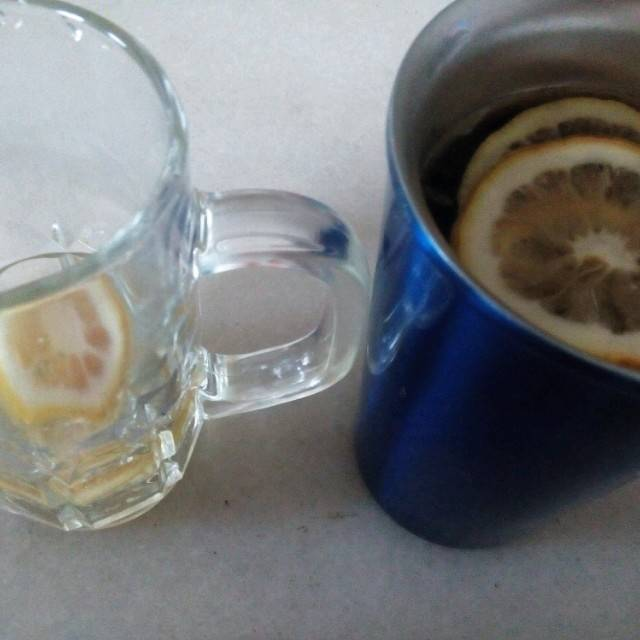
#> input picture 微信图片_20210510212749.jpg, 640 x 640 px
$ python test.py
#> lines starting #> are read from the running program, lines starting #| are printed output that depends on the picture
# import pyqtgraph.examples
# pyqtgraph.examples.run()

from PIL import Image
import numpy as np
import matplotlib.pyplot as plt

img_man = np.array(Image.open('微信图片_20210510212749.jpg').convert("L")) #直接读为灰度图像
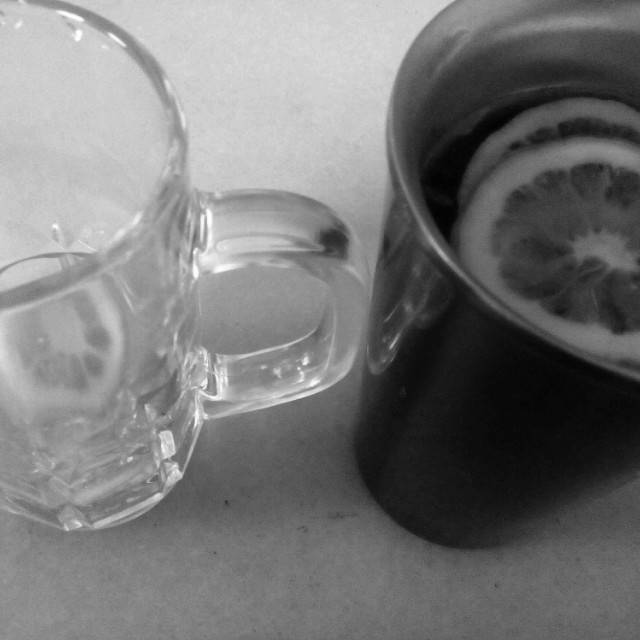
#> img_man: shape (640, 640); min 0, max 255, mean 118.6
# [21 lines of commented-out code are left out]
plt.subplot(121),plt.imshow(img_man,'gray'),plt.title('origial')
plt.xticks([]),plt.yticks([])
#--------------------------------
rows,cols = img_man.shape
#> rows = 640; cols = 640
mask = np.zeros(img_man.shape,np.uint8)
mask[rows//2-20:rows//2+20,cols//2-20:cols//2+20] = 1
#--------------------------------
f1 = np.fft.fft2(img_man)
f1shift = np.fft.fftshift(f1)
f1shift = f1shift*mask
f2shift = np.fft.ifftshift(f1shift) #对新的进行逆变换
img_new = np.fft.ifft2(f2shift)
#出来的是复数，无法显示
img_new = np.abs(img_new)
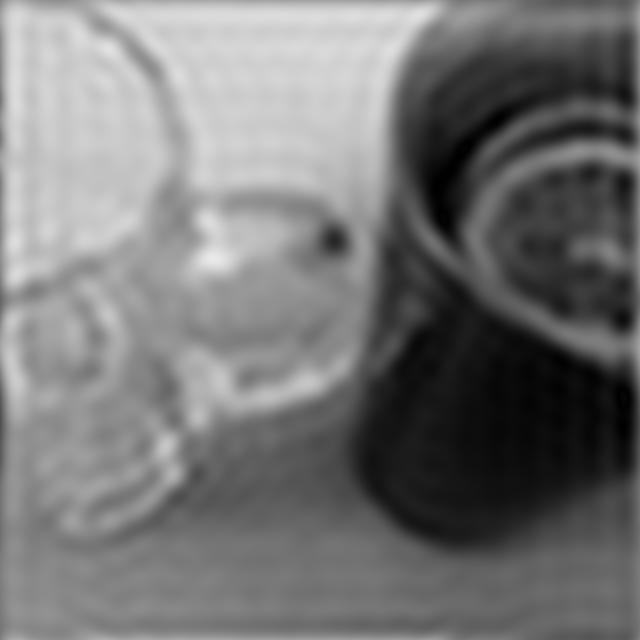
#> img_new: shape (640, 640) float64; min 0.159, max 233.4, mean 118.6
#调整大小范围便于显示
img_new = (img_new-np.amin(img_new))/(np.amax(img_new)-np.amin(img_new))
plt.subplot(122),plt.imshow(img_new,'gray'),plt.title('lowpass')
plt.xticks([]),plt.yticks([])
plt.show()
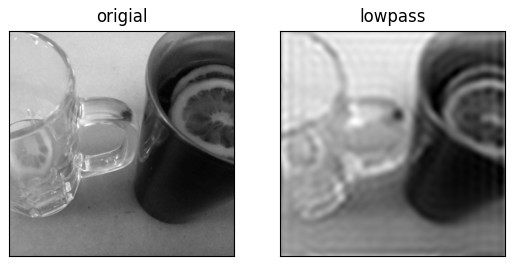
#> figure drawn by matplotlib, 2 panels
